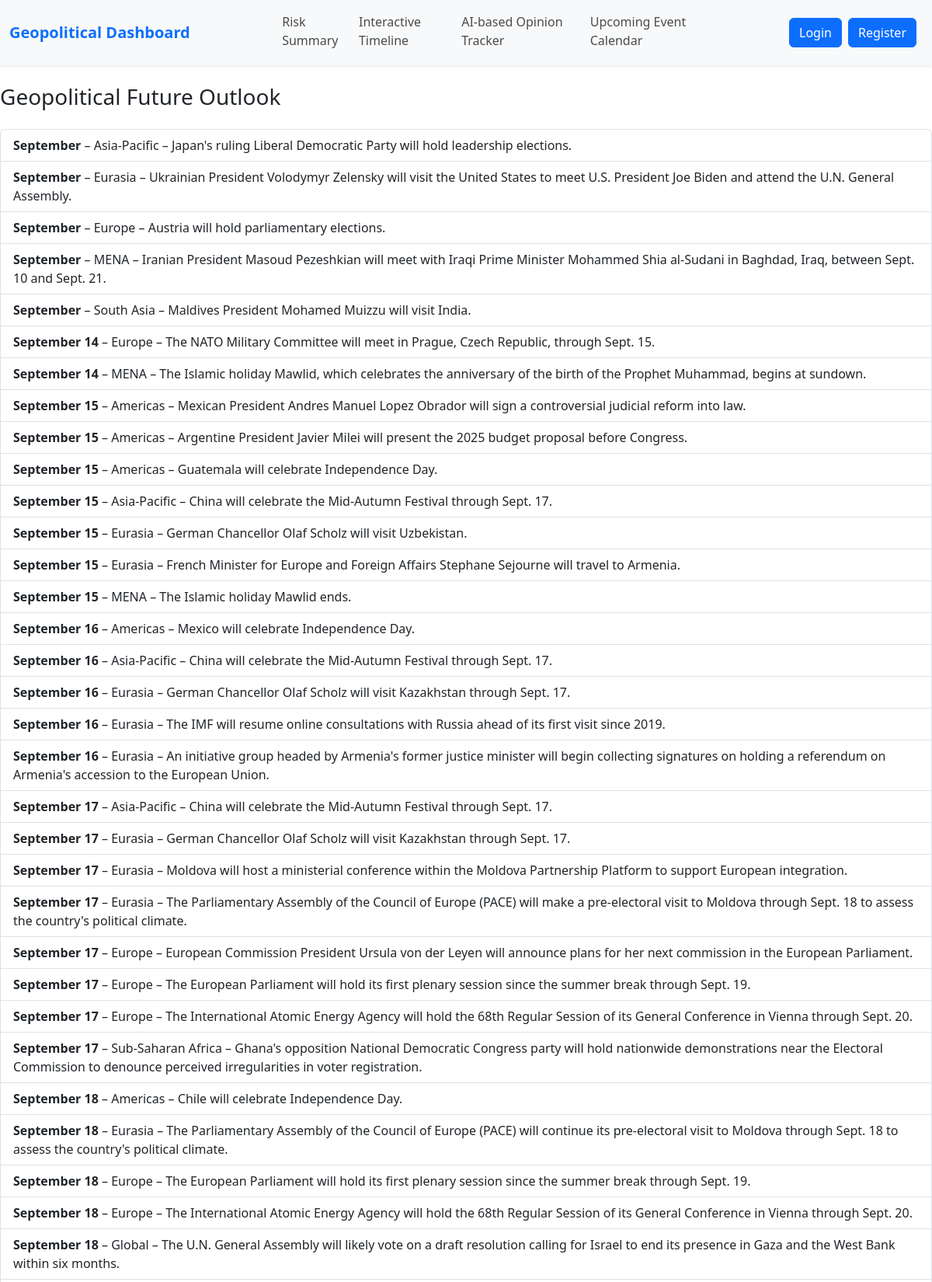
The app's page /events/geopolitics (upper part) with its own data.
### tables this page shows
CREATE TABLE calendar_events (
    id INTEGER PRIMARY KEY AUTOINCREMENT,
    event_date TEXT NOT NULL,
    region TEXT NOT NULL,
    event TEXT NOT NULL
);

### Project/events.py (the view)
@bp.route('/geopolitics')
def geopolitics():
    db = get_db()
    events = db.execute('SELECT * FROM calendar_events').fetchall()
    return render_template('events/geopolitics.html', events=events)

### Project/auth.py (called while the page is built)
@bp.before_app_request
def load_logged_in_user():
    user_id = session.get('user_id')
    if user_id is None:
        g.user = None
    else:
        g.user = get_db().execute(
            'SELECT * FROM user WHERE id = ?', (user_id,)
        ).fetchone()

### Project/db.py (called while the page is built)
def get_db():
    if 'db' not in g:
        g.db = sqlite3.connect(
            current_app.config['DATABASE'],
            detect_types=sqlite3.PARSE_DECLTYPES
        )
        g.db.row_factory = sqlite3.Row
    return g.db

### Project/templates/events/geopolitics.html (shortened to what this page needs)
{% extends "base.html" %}
{% block content %}
<h3 class="mb-4 mt-4"> Geopolitical Future Outlook</h3>
<div class="list-group">
  {% for e in events %}
    <div class="list-group-item">
      <strong>{{ e['event_date'] }}</strong> – {{ e['region'] }} – {{ e['event'] }}
    </div>
  {% endfor %}
</div>
{% endblock %}

### Project/templates/base.html (shortened to what this page needs)
<!DOCTYPE html>
<html lang="en">
<head>
    <link href="https://cdn.jsdelivr.net/npm/bootstrap@5.3.0/dist/css/bootstrap.min.css" rel="stylesheet">
    <link rel="stylesheet" href="https://cdn.jsdelivr.net/npm/bootstrap-icons/font/bootstrap-icons.css">
    <link rel="stylesheet" href="{{ url_for('static', filename='style.css') }}"/>
</head>
<body>
<nav class="navbar navbar-expand-lg navbar-light bg-light shadow-sm">
    <div class="container-fluid">
        <a class="navbar-brand fw-bold text-primary" href="{{ url_for('index') }}">Geopolitical Dashboard</a>
        <div class="d-flex flex-grow-1 justify-content-center">
          <ul class="navbar-nav d-flex flex-row w-75 justify-content-between">
            <li class="nav-item">
              <a class="nav-link menu-link {% if active_page == 'risk_summary' %}active{% endif %}" href="{{ url_for('risk_summary.index') }}">Risk Summary</a>
            </li>
            <li class="nav-item">
              <a class="nav-link menu-link {% if active_page == 'timeline' %}active{% endif %}" href="{{ url_for('timeline.index') }}">Interactive Timeline</a>
            </li>
            <li class="nav-item">
              <a class="nav-link menu-link {% if active_page == 'ai' %}active{% endif %}" href="{{ url_for('ai.index') }}">AI-based Opinion Tracker</a>
            </li>
            <li class="nav-item">
              <a class="nav-link menu-link {% if active_page == 'events' %}active{% endif %}" href="{{ url_for('events.index') }}">Upcoming Event Calendar</a>
            </li>
            </ul>
        </div>
        <div class="d-flex">
          {% if g.user %}
          <span>Welcome, {{ g.user.username }}!</span>
          <a href="{{ url_for('auth.logout') }}" class="btn btn-primary me-2">Logout</a>
          {% else %}
          <a href="{{ url_for('auth.login') }}" class="btn btn-primary me-2">Login</a>
          <a href="{{ url_for('auth.register') }}" class="btn btn-primary me-2">Register</a>
          {% endif %}
          </div>
        </div>
</nav>
<section>
{% block content %}{% endblock %}
</section>
</body>
</html>

### Project/static/style.css (style rules this page uses)
.menu-link { color: rgba(0, 0, 0, 0.7); text-decoration: none; border-bottom: .25rem solid transparent; }

### records on screen
calendar_events: event_date "September", region "Asia-Pacific", event "Japan's ruling Liberal Democratic Party will hold leadership elections."
calendar_events: event_date "September", region "Eurasia", event "Ukrainian President Volodymyr Zelensky will visit the United States to meet U.S. President Joe Biden and attend the U.N. General Assembly."
calendar_events: event_date "September", region "Europe", event "Austria will hold parliamentary elections."
calendar_events: event_date "September", region "MENA", event "Iranian President Masoud Pezeshkian will meet with Iraqi Prime Minister Mohammed Shia al-Sudani in Baghdad, Iraq, between Sept. 10 and Sept. 21."
calendar_events: event_date "September", region "South Asia", event "Maldives President Mohamed Muizzu will visit India."
calendar_events: event_date "September 14", region "Europe", event "The NATO Military Committee will meet in Prague, Czech Republic, through Sept. 15."
calendar_events: event_date "September 14", region "MENA", event "The Islamic holiday Mawlid, which celebrates the anniversary of the birth of the Prophet Muhammad, begins at sundown."
calendar_events: event_date "September 15", region "Americas", event "Mexican President Andres Manuel Lopez Obrador will sign a controversial judicial reform into law."
calendar_events: event_date "September 15", region "Americas", event "Argentine President Javier Milei will present the 2025 budget proposal before Congress."
calendar_events: event_date "September 15", region "Americas", event "Guatemala will celebrate Independence Day."
calendar_events: event_date "September 15", region "Asia-Pacific", event "China will celebrate the Mid-Autumn Festival through Sept. 17."
calendar_events: event_date "September 15", region "Eurasia", event "German Chancellor Olaf Scholz will visit Uzbekistan."
calendar_events: event_date "September 15", region "Eurasia", event "French Minister for Europe and Foreign Affairs Stephane Sejourne will travel to Armenia."
calendar_events: event_date "September 15", region "MENA", event "The Islamic holiday Mawlid ends."
calendar_events: event_date "September 16", region "Americas", event "Mexico will celebrate Independence Day."
calendar_events: event_date "September 16", region "Asia-Pacific", event "China will celebrate the Mid-Autumn Festival through Sept. 17."
calendar_events: event_date "September 16", region "Eurasia", event "German Chancellor Olaf Scholz will visit Kazakhstan through Sept. 17."
calendar_events: event_date "September 16", region "Eurasia", event "The IMF will resume online consultations with Russia ahead of its first visit since 2019."
calendar_events: event_date "September 16", region "Eurasia", event "An initiative group headed by Armenia's former justice minister will begin collecting signatures on holding a referendum on Armenia's accession to the European Union."
calendar_events: event_date "September 17", region "Asia-Pacific", event "China will celebrate the Mid-Autumn Festival through Sept. 17."
calendar_events: event_date "September 17", region "Eurasia", event "German Chancellor Olaf Scholz will visit Kazakhstan through Sept. 17."
calendar_events: event_date "September 17", region "Eurasia", event "Moldova will host a ministerial conference within the Moldova Partnership Platform to support European integration."
calendar_events: event_date "September 17", region "Eurasia", event "The Parliamentary Assembly of the Council of Europe (PACE) will make a pre‐electoral visit to Moldova through Sept. 18 to assess the country's political climate."
calendar_events: event_date "September 17", region "Europe", event "European Commission President Ursula von der Leyen will announce plans for her next commission in the European Parliament."
calendar_events: event_date "September 17", region "Europe", event "The European Parliament will hold its first plenary session since the summer break through Sept. 19."
calendar_events: event_date "September 17", region "Europe", event "The International Atomic Energy Agency will hold the 68th Regular Session of its General Conference in Vienna through Sept. 20."
calendar_events: event_date "September 17", region "Sub-Saharan Africa", event "Ghana's opposition National Democratic Congress party will hold nationwide demonstrations near the Electoral Commission to denounce perceived irregularities in voter registration."
calendar_events: event_date "September 18", region "Americas", event "Chile will celebrate Independence Day."
calendar_events: event_date "September 18", region "Eurasia", event "The Parliamentary Assembly of the Council of Europe (PACE) will continue its pre‐electoral visit to Moldova through Sept. 18 to assess the country's political climate."
calendar_events: event_date "September 18", region "Europe", event "The European Parliament will hold its first plenary session since the summer break through Sept. 19."
calendar_events: event_date "September 18", region "Europe", event "The International Atomic Energy Agency will hold the 68th Regular Session of its General Conference in Vienna through Sept. 20."
calendar_events: event_date "September 18", region "Global", event "The U.N. General Assembly will likely vote on a draft resolution calling for Israel to end its presence in Gaza and the West Bank within six months."
